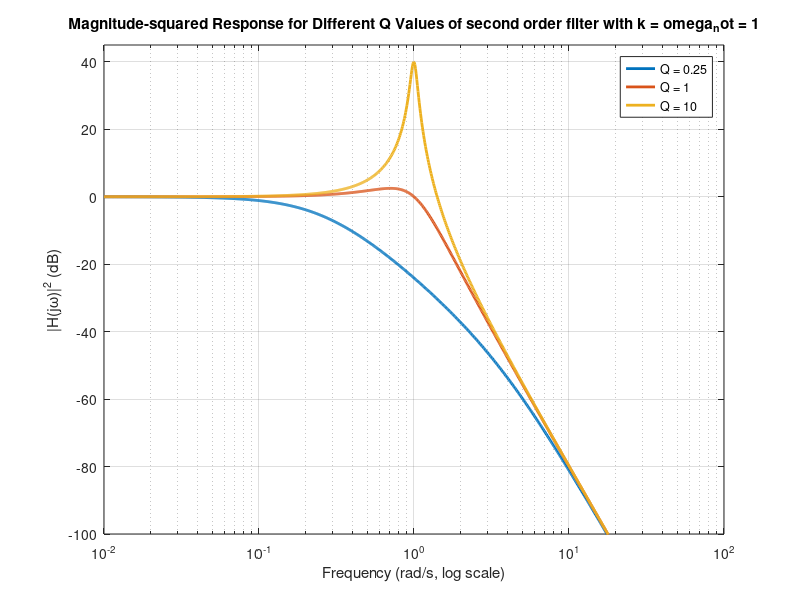
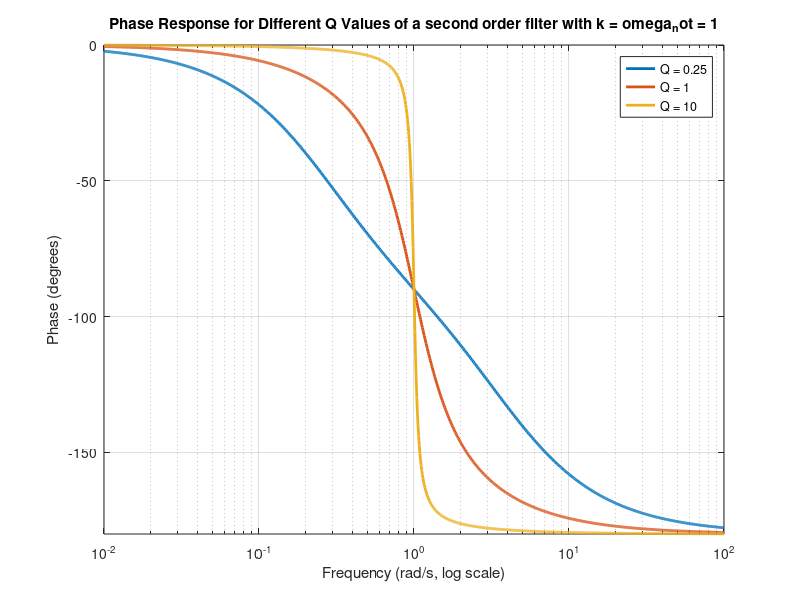

Write the MATLAB code that produced these figures, in order.
% Given values
wo = 1;
K = 1;
Q_values = [0.25, 1, 10];

% Frequency range from 0.1 to 10 with 1000 points
frequency = logspace(-2, 2, 1000);

% Initialize arrays to store magnitude-squared response and phase response for each Q value
mag_squared_dB_all = zeros(length(frequency), length(Q_values));
phase_deg_all = zeros(length(frequency), length(Q_values));

% Calculate and plot for each Q value
for i = 1:length(Q_values)
    Q = Q_values(i);
    epsilon = wo / Q;
    alpha = wo^2;

    % Transfer function H(s)
    s = 1j * frequency;
    H = K ./ (s.^2 + epsilon * s + alpha);

    % Magnitude-squared response in dB
    mag_squared_dB = 20 * log10(abs(H).^2);
    mag_squared_dB_all(:, i) = mag_squared_dB;

    % Phase response in degrees
    phase_deg = angle(H) * 180 / pi;
    phase_deg_all(:, i) = phase_deg;
end

% Plot the magnitude-squared response
figure;
semilogx(frequency, mag_squared_dB_all, 'LineWidth', 2);
xlabel('Frequency (rad/s, log scale)');
ylabel('|H(jω)|^2 (dB)');
title('Magnitude-squared Response for Different Q Values of second order filter with k = omega_not = 1');
legend('Q = 0.25', 'Q = 1', 'Q = 10');
grid on;
ylim([-100,45]);

% Plot the phase response
figure;
semilogx(frequency, phase_deg_all, 'LineWidth', 2);
xlabel('Frequency (rad/s, log scale)');
ylabel('Phase (degrees)');
title('Phase Response for Different Q Values of a second order filter with k = omega_not = 1');
legend('Q = 0.25', 'Q = 1', 'Q = 10');
grid on;
ylim([-180,0]);
